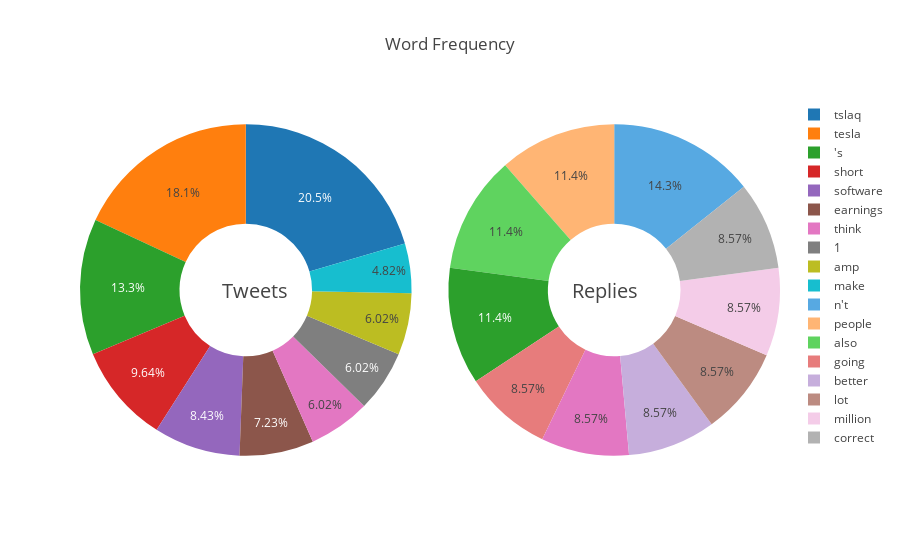

Notebook code cell kept with this figure:
### Markdown cell above
### Word Frequency

The first thing we'd like to look at is word frequency within the top ranks tweets and their replies.  This could identify any patterns and could point out key words that will effect the current social sentiment that we observe.  We'll use TextBlob and our functions "get_blob" and "get_word_count" to do this then display the word count data using plotly pie charts

### Code cell
from plotly.offline import download_plotlyjs, init_notebook_mode, plot, iplot
init_notebook_mode(connected=True)

# Get text blobs and word count
tweet_blob = TwtrConvo.twtrconvo.get_blob(ticker, tweet_df)
tweet_word_count = TwtrConvo.twtrconvo.get_word_count(tweet_blob)
reply_blob = TwtrConvo.twtrconvo.get_blob(ticker, reply_df)
reply_word_count = TwtrConvo.twtrconvo.get_word_count(reply_blob)

# The pie chart will default to the top ten words for each word count unless n is
# specified to be different
fig = TwtrConvo.plots.create_pie_chart(tweet_word_count, reply_word_count)

iplot(fig)

### Figure 1 — Plotly figure (JSON) as saved in the notebook; plotly's stock layout.template omitted (floating-point values rounded to 4 significant figures)
{"data": [{"domain": {"column": 0}, "hole": 0.4, "labels": ["tslaq", "tesla", "'s", "short", "software", "earnings", "think", "1", "amp", "make"], "name": "Tweets", "type": "pie", "uid": "f0b55b84-942a-43d5-89a3-60f4a69c413c", "values": [17, 15, 11, 8, 7, 6, 5, 5, 5, 4]}, {"domain": {"column": 1}, "hole": 0.4, "labels": ["n't", "people", "also", "'s", "going", "think", "better", "lot", "million", "correct"], "name": "Replies", "type": "pie", "uid": "afa4eb22-3255-464e-be27-febf399f4b65", "values": [5, 4, 4, 4, 3, 3, 3, 3, 3, 3]}], "layout": {"annotations": [{"font": {"size": 20}, "showarrow": false, "text": "Tweets", "x": 0.2, "y": 0.5}, {"font": {"size": 20}, "showarrow": false, "text": "Replies", "x": 0.8, "y": 0.5}], "grid": {"columns": 2, "rows": 1}, "title": "Word Frequency"}}
